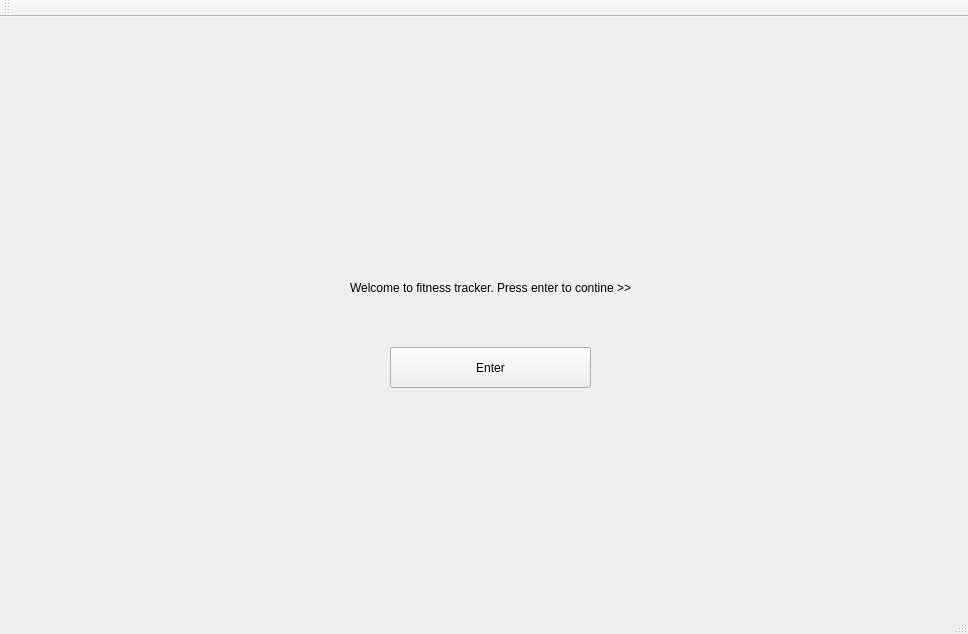
<?xml version="1.0" encoding="UTF-8"?>
<ui version="4.0">
 <class>MainWindow</class>
 <widget class="QMainWindow" name="MainWindow">
  <property name="geometry">
   <rect>
    <x>0</x>
    <y>0</y>
    <width>968</width>
    <height>634</height>
   </rect>
  </property>
  <property name="windowTitle">
   <string>MainWindow</string>
  </property>
  <widget class="QWidget" name="centralWidget">
   <widget class="QPushButton" name="pushButton">
    <property name="geometry">
     <rect>
      <x>390</x>
      <y>330</y>
      <width>201</width>
      <height>41</height>
     </rect>
    </property>
    <property name="text">
     <string>Enter</string>
    </property>
   </widget>
   <widget class="QLabel" name="label">
    <property name="geometry">
     <rect>
      <x>350</x>
      <y>250</y>
      <width>311</width>
      <height>41</height>
     </rect>
    </property>
    <property name="text">
     <string>Welcome to fitness tracker. Press enter to contine &gt;&gt;</string>
    </property>
   </widget>
  </widget>
  <widget class="QMenuBar" name="menuBar">
   <property name="geometry">
    <rect>
     <x>0</x>
     <y>0</y>
     <width>968</width>
     <height>27</height>
    </rect>
   </property>
  </widget>
  <widget class="QToolBar" name="mainToolBar">
   <attribute name="toolBarArea">
    <enum>TopToolBarArea</enum>
   </attribute>
   <attribute name="toolBarBreak">
    <bool>false</bool>
   </attribute>
  </widget>
  <widget class="QStatusBar" name="statusBar"/>
 </widget>
 <layoutdefault spacing="6" margin="11"/>
 <resources/>
 <connections/>
</ui>
